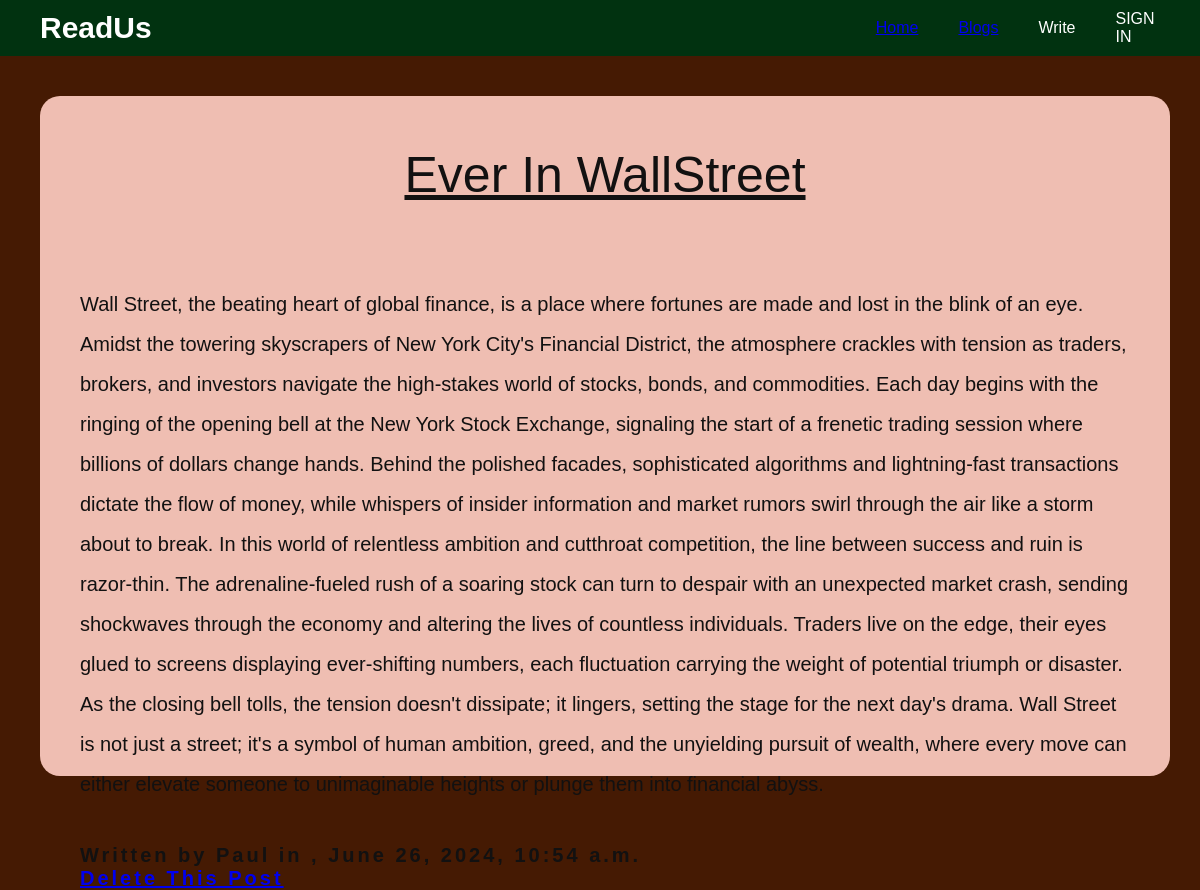
Page /blog/3/ on the committed database.
### blogIn/models.py (models this page shows, shortened)
class BlogModel(models.Model):
    title = models.CharField(max_length=200)
    time = models.DateTimeField(auto_now_add=True)
    author = models.ForeignKey("auth.user", on_delete=models.CASCADE)
    content = models.TextField()

### blogIn/views.py (the view)
# urls.py: path('blog/<int:pk>/', views.blogContent, name='blogContent'),
def blogContent(request, pk):
    blogs = get_object_or_404(BlogModel, pk=pk)
    return render(request, 'blogIn/blogContent.html', {'blogs':blogs})

### blogIn/templates/blogIn/blogContent.html (shortened to what this page needs)
{% extends "blogIn/homePage.html" %}
{% block content %}
<div class="content">
    <h1>{{blogs.title}}</h1>
    <p>{{blogs.content}}</p>
    <h5>Written by {{blogs.author}} in , {{blogs.time}}</h5>
    <h5><a href="{% url "delete" blogs.pk %}">Delete This Post</a></h5>
</div>
{% endblock content %}

### blogIn/static/css/styles.css (style rules this page uses)
* { padding: 0; margin: 0; box-sizing: border-box; font-family: sans-serif; }
body { color: #fef3c7; background-color: #451a03; }
.content { background-color: #efbeb2; color: #121111; margin-right: 30px; margin-left: 40px; margin-top: 40px; border-radius: 20px; height: 85vh; }
.content h1 { text-align: center; padding-top: 50px; padding-bottom: 40px; font-weight: lighter; font-size: 50px; text-decoration: underline; }
.content p { padding: 40px; font-size: 20px; line-height: 2; }
.content h5 { font-size: 20px; letter-spacing: 3px; padding-left: 40px; }

### rows in the picture
BlogModel: title "Ever In WallStreet", content "Wall Street, the beating heart of global finance, is a place where fortunes are made and lost in the blink of an eye. Amidst the towering skyscrapers of New York City's Financial District, the atmosphere crackles with tension as traders, brokers, and investors navigate the high-stakes world of stocks, bonds, and commodities. Each day begins with the ringing of the opening bell at the New York Stock Exchange, signaling the start of a frenetic trading session where billions of dollars change hands. Behind the polished facades, sophisticated algorithms and lightning-fast transactions dictate the flow of money, while whispers of insider information and market rumors swirl through the air like a…", author "Paul", time "June 26, 2024, 10:54 a.m."
